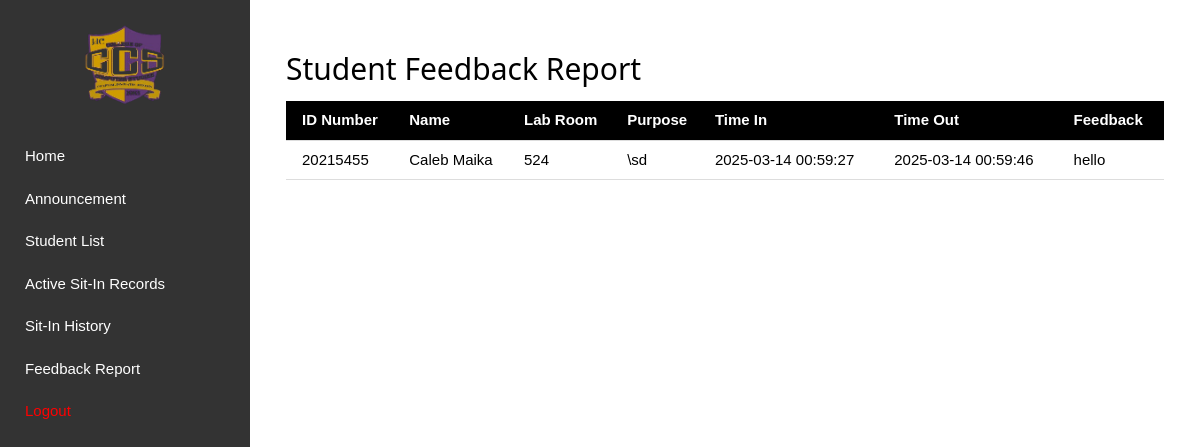
/admin/feedback_report (signed in), run on an earlier commit of the app's database.
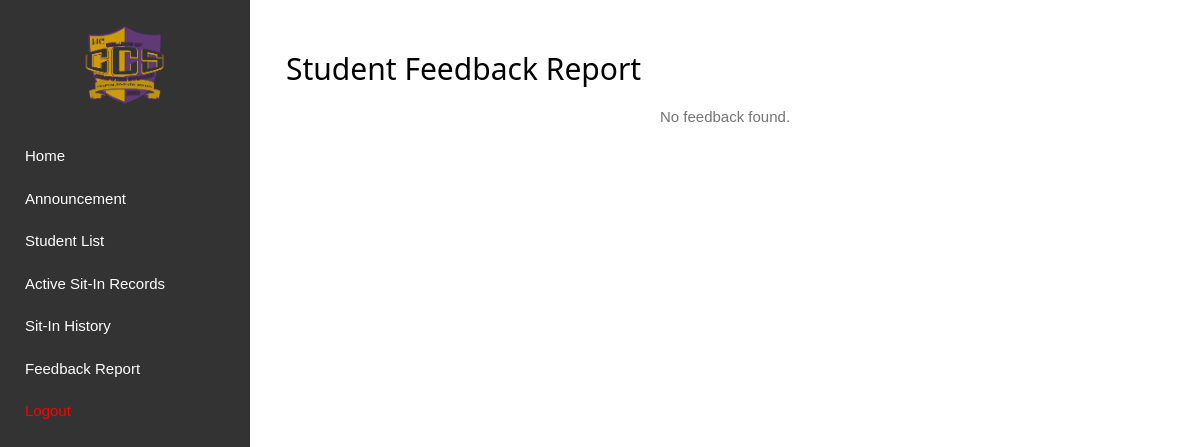
And on a later commit of the database.
### tables this page shows
CREATE TABLE sit_in_records(
id integer primary key autoincrement,
student_idno integer,
lab_room text,
purpose text,
sit_in_time timestamp default current_timestamp, time_out timestamp, feedback TEXT,
foreign key (student_idno) references registration(idno));

CREATE TABLE registration(
IDNO int primary key,
Lastname text,
Firstname text,
Midname text,
Course varchar(8),
Year_level varchar(1),
email text,
username text unique,
password text, address text, sessions INTEGER DEFAULT 30, profile_pic TEXT);

### main.py (the view)
@app.route('/admin/feedback_report')
def admin_feedback_report():
    if 'admin_username' not in session:
        flash("You must log in as an admin to access this page.", "error")
        return redirect(url_for('admin_login'))
    conn = get_db()
    cursor = conn.cursor()
    cursor.execute("""
        SELECT sit_in_records.*, registration.Firstname, registration.Midname, registration.Lastname
        FROM sit_in_records
        JOIN registration ON sit_in_records.student_idno = registration.IDNO
        WHERE sit_in_records.feedback IS NOT NULL
        ORDER BY sit_in_records.sit_in_time DESC
    """)
    feedback_records = cursor.fetchall()
    close_db(conn)
    return render_template('admin_feedback_report.html', feedback_records=feedback_records)

### main.py (called while the page is built)
def get_db():
    conn = sqlite3.connect(DATABASE)
    conn.row_factory = sqlite3.Row
    return conn

@app.after_request
def after_request(response):
    response.headers['Cache-Control'] = 'no-cache, no-store, must-revalidate'
    return response

### templates/admin_feedback_report.html
{% extends 'admin_base.html' %}
{% block content %}
<div class="w3-container w3-margin-top">
    <h2>Student Feedback Report</h2>
    {% if feedback_records %}
    <table class="w3-table w3-bordered w3-striped">
        <thead>
            <tr class="w3-black">
                <th>ID Number</th>
                <th>Name</th>
                <th>Lab Room</th>
                <th>Purpose</th>
                <th>Time In</th>
                <th>Time Out</th>
                <th>Feedback</th>
            </tr>
        </thead>
        <tbody>
            {% for record in feedback_records %}
            <tr>
                <td>{{ record.student_idno }}</td>
                <td>{{ record.Firstname }} {{ record.Midname }} {{ record.Lastname }}</td>
                <td>{{ record.lab_room }}</td>
                <td>{{ record.purpose }}</td>
                <td>{{ record.sit_in_time }}</td>
                <td>{{ record.time_out if record.time_out else 'Active' }}</td>
                <td>{{ record.feedback }}</td>
            </tr>
            {% endfor %}
        </tbody>
    </table>
    {% else %}
    <p class="w3-center w3-text-grey">No feedback found.</p>
    {% endif %}
</div>
{% endblock %}

What changed in the data, as far as the page shows it:
removed sit_in_records: student_idno "20215455", Firstname "Caleb", Lastname "Maika", lab_room "524", purpose "\\sd", sit_in_time "2025-03-14 00:59:27", time_out "2025-03-14 00:59:46", feedback "hello"
Also different on the page:
text no longer shown: "ID Number Name Lab Room Purpose Time In Time Out Feedback"
text now shown: "No feedback found."
